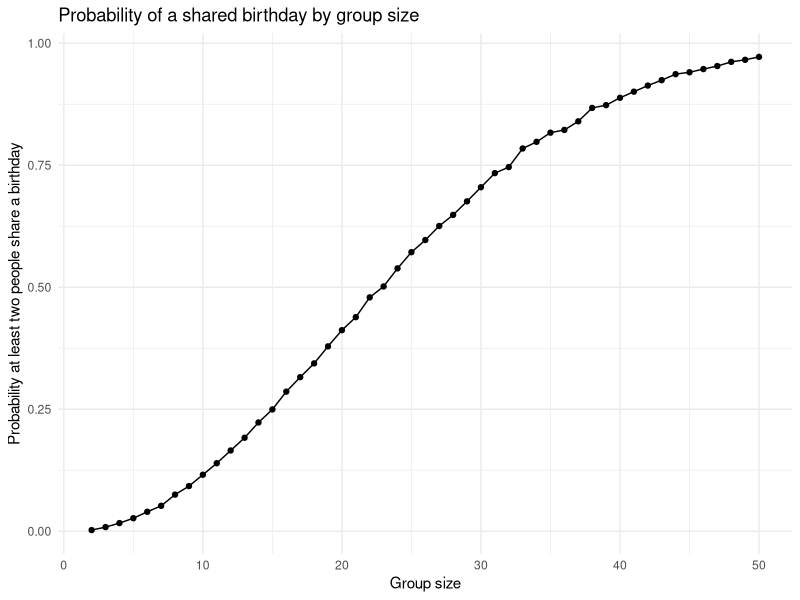

Source code (R):
## ---- chunk 1
knitr::opts_chunk$set(echo = TRUE)
## ---- chunk 2
library(tidyverse)

knitr::opts_chunk$set(
  echo = TRUE,
  fig.width = 6,
  fig.asp = 0.6,
  out.width = "90%"
)

theme_set(theme_minimal() + theme(legend.position = "bottom"))

set.seed(1)
##This loads all of the initial information and tidyverse
## ---- chunk 3
# function that gives each person a random birthday and checks if any two people share one
bday_sim = function(n_room) {
  birthdays = sample(1:365, n_room, replace = TRUE)
  repeated_bday = length(unique(birthdays)) < n_room
  repeated_bday
}
## ---- chunk 4
# runs the function 10,000 times for each group size and averages the results to get the probability
bday_sim_results = 
  expand_grid(
    group_size = 2:50,
    iter = 1:10000
  ) |> 
  mutate(
    shared_bday = map_lgl(group_size, bday_sim)
  ) |> 
  group_by(group_size) |> 
  summarize(
    prob_shared = mean(shared_bday)
  )
## ---- chunk 5
# plots the probability of a shared birthday by group size
bday_sim_results |> 
  ggplot(aes(x = group_size, y = prob_shared)) + 
  geom_point() + 
  geom_line() + 
  labs(
    title = "Probability of a shared birthday by group size",
    x = "Group size",
    y = "Probability at least two people share a birthday"
  )
